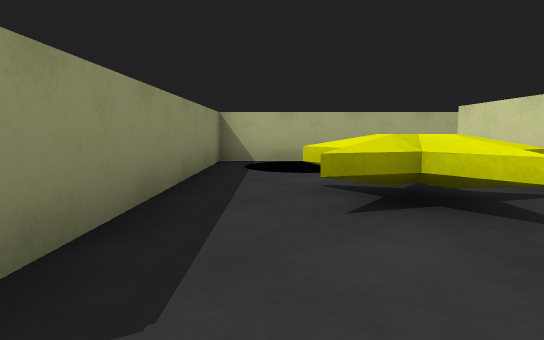
view 1 (above)

21 first-person views from a walk through a 3-D level made in the Unity game engine. The camera is 0.58 m above the floor, tilts 6° down and sees 75° across. The floor is counted in squares, 1 m on a side. Each view is taken from the middle of a square. On the plan, view 1 faces up. The plan holds only what a view shows up to about 10 squares ahead; the rest is blank. The player is left out.

view 2
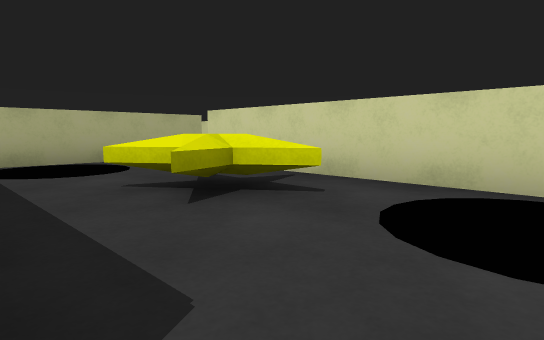

view 3
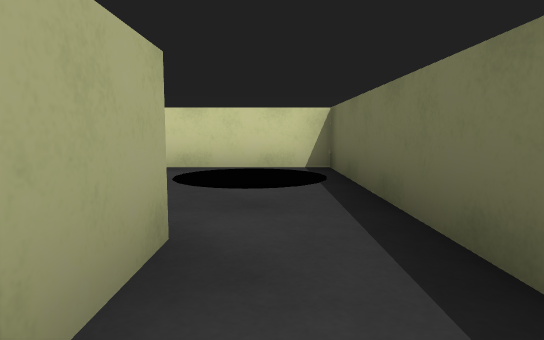

view 4
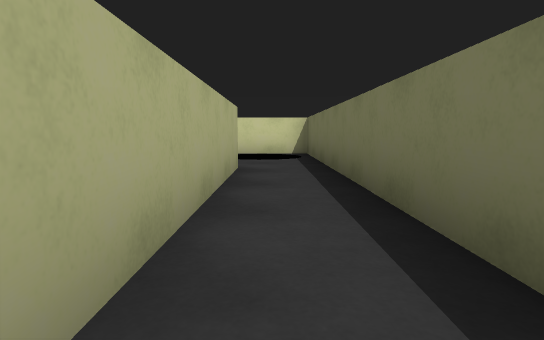

view 5
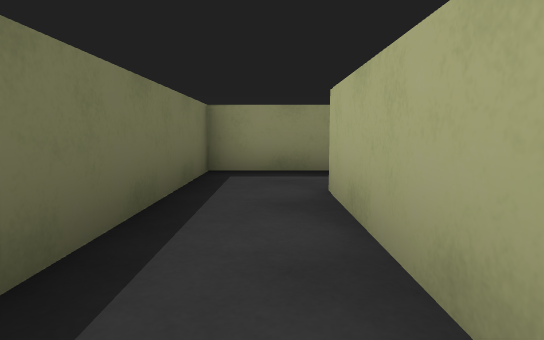

view 6
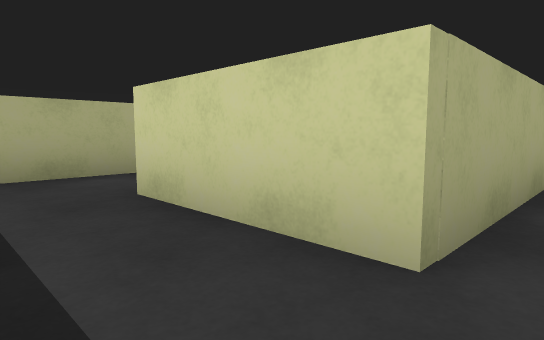

view 7
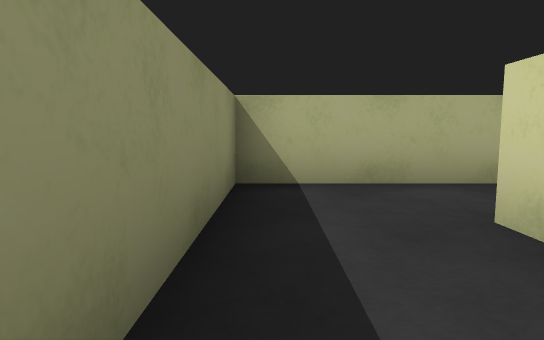

view 8
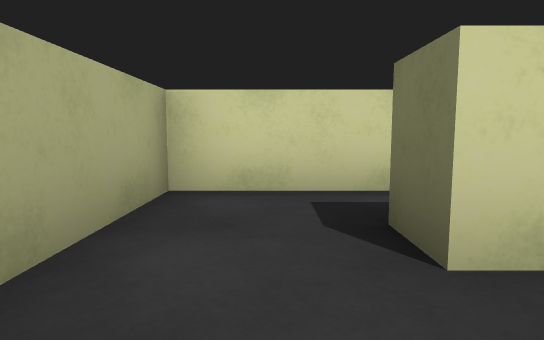

view 9
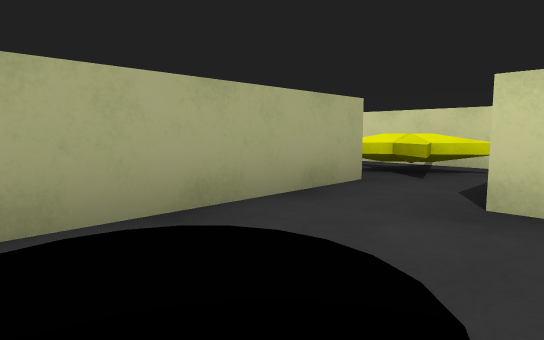

view 10
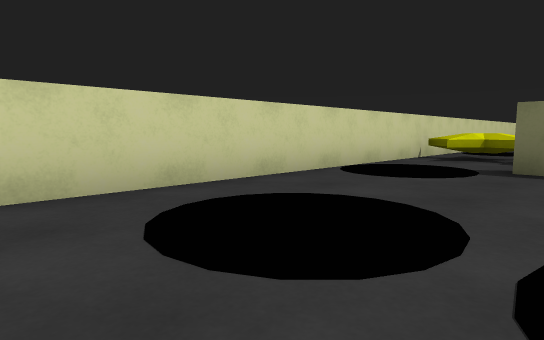

view 11
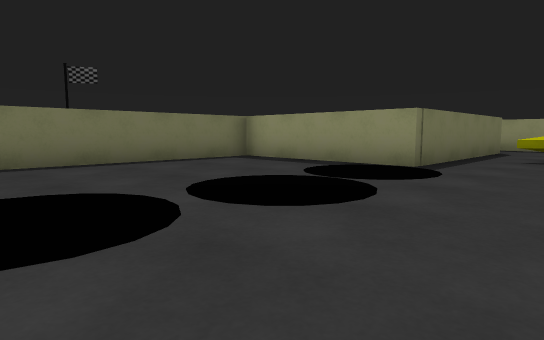

view 12
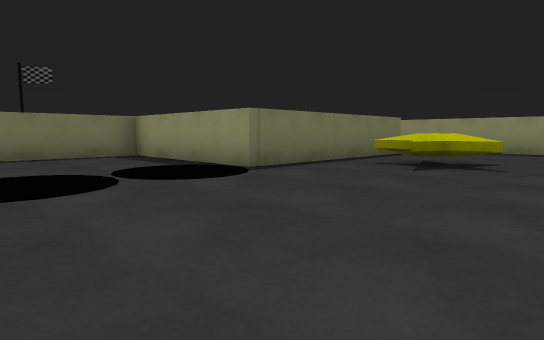

view 13
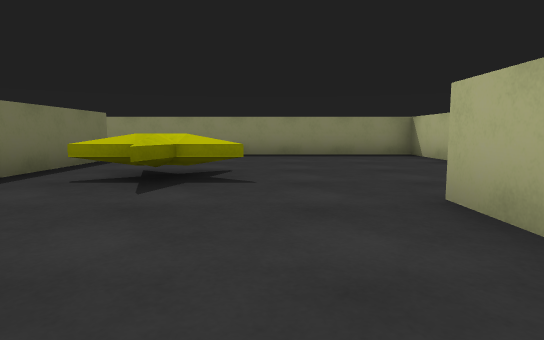

view 14
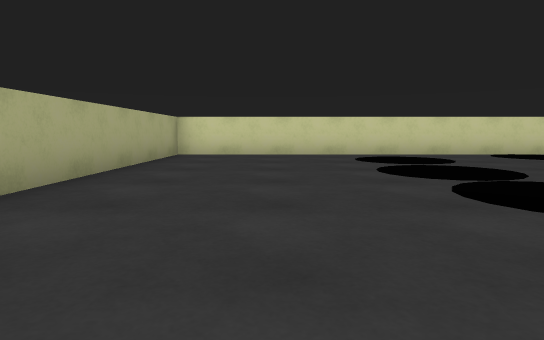

view 15
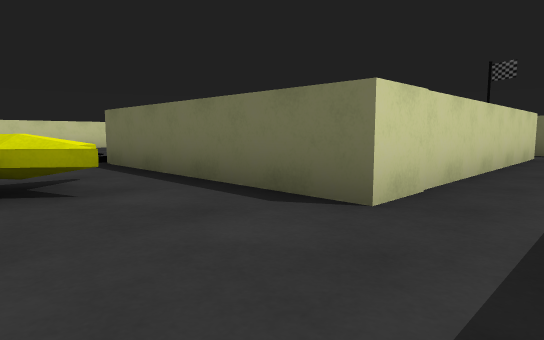

view 16
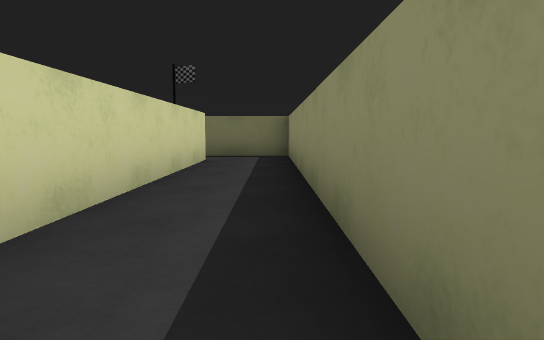

view 17
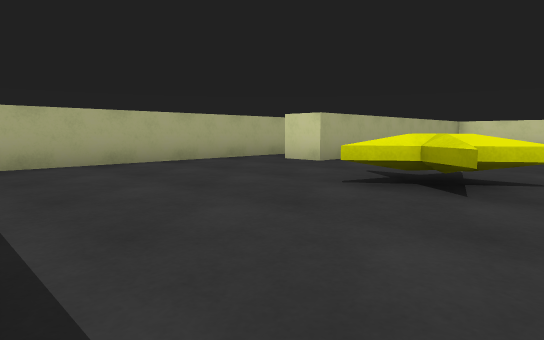

view 18
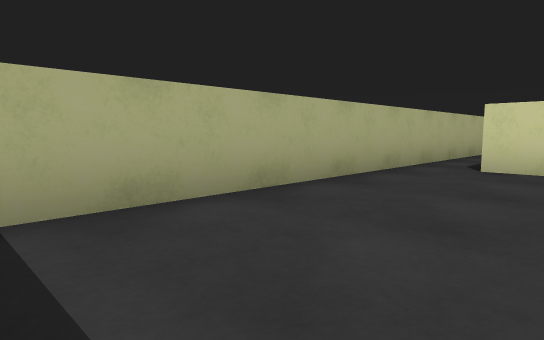

view 19
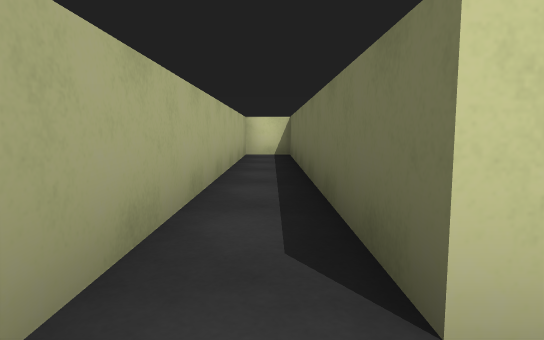

view 20
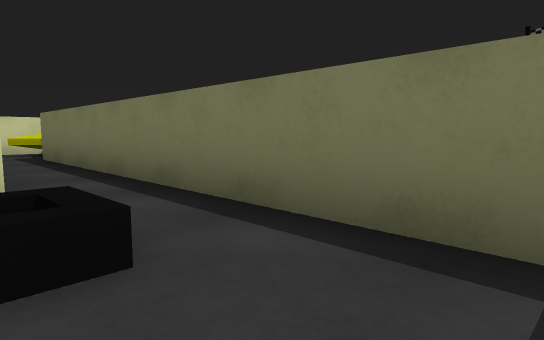

view 21
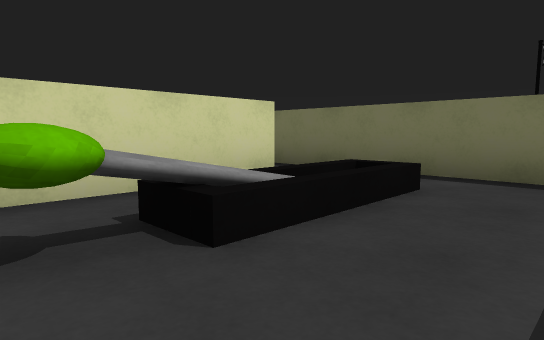

### Floor plan
Ten units are one square. View 1 is at (0, 0); x grows to the right and y downward. Boxes are objects, and circles mark ways between rooms. Rooms are numbered by the first view taken in them; rooms with no view inside come last. Other rooms are left out.
<svg viewBox="-89 -222 159 237">
<path fill="none" stroke="#000" d="M-10 -6 -66 -6M25 -73 -11 -73 -11 -12M-64 10 30 10 30 -58M-66 -6 -66 -33M-65 -50 -84 -50 -84 10 -64 10M65 -104 65 -195 -21 -195 -21 -205 65 -205 65 -217 -84 -217 -84 -60 -62 -60M-66 -72 -66 -145 -11 -145 -11 -101 41 -101M-16 -95 -16 -126M-49 -81 -15 -81M-45 -28 -45 -50 -65 -50M-66 -33 -58 -33"/>
<rect x="-5" y="-75" width="20" height="20" fill="#bbb"><title>other object</title></rect>
<rect x="5" y="-15" width="20" height="20" fill="#bbb"><title>other object</title></rect>
<rect x="15" y="-35" width="10" height="10" fill="#bbb"><title>star</title></rect>
<rect x="-45" y="-175" width="10" height="10" fill="#bbb"><title>star</title></rect>
<rect x="-5" y="-155" width="20" height="20" fill="#bbb"><title>other object</title></rect>
<rect x="15" y="-155" width="20" height="20" fill="#bbb"><title>other object</title></rect>
<rect x="35" y="-155" width="20" height="20" fill="#bbb"><title>other object</title></rect>
<rect x="45" y="-115" width="20" height="20" fill="#bbb"><title>other object</title></rect>
<rect x="-35" y="-135" width="10" height="40" fill="#bbb"><title>other object</title></rect>
<circle cx="-60" cy="0" r="3" fill="#2a7"/>
<circle cx="-60" cy="-40" r="3" fill="#2a7"/>
<text x="0" y="-30">1</text>
<text x="-80" y="-20">2</text>
<text x="-10" y="-160">3</text>
<text x="-40" y="-110">4</text>
<text x="-50" y="-40">5</text>
</svg>
Room 1 opens to room 2. Room 2 opens to room 5.

Where each view was taken, in squares from view 1:
view 1: 0 up, 0 right, facing up
view 2: 0 up, 1 left, facing up-right
view 3: 0 up, 3 left, facing right
view 4: 0 up, 7 left, facing right
view 5: 0 up, 3 left, facing left
view 6: 0 up, 8 left, facing up-right
view 7: 1 up, 8 left, facing up
view 8: 4 up, 8 left, facing right
view 9: 5 up, 0 right, facing up-right
view 10: 16 up, 3 right, facing down-right
view 11: 17 up, 5 right, facing down-left
view 12: 19 up, 3 right, facing down-left
view 13: 18 up, 1 right, facing left
view 14: 17 up, 3 left, facing right
view 15: 17 up, 8 left, facing down-right
view 16: 15 up, 8 left, facing down
view 17: 15 up, 8 left, facing up-right
view 18: 19 up, 8 left, facing up-right
view 19: 21 up, 3 left, facing right
view 20: 10 up, 5 left, facing down-right
view 21: 13 up, 5 left, facing down-right
